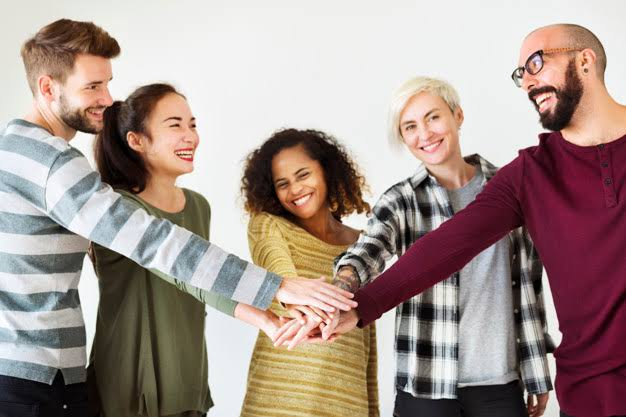
#> input picture dados/exemplos/imagem_cena.jpg, 626 x 417 px
$ python diferenca_de_gaussianas.py
#> lines starting #> are read from the running program, lines starting #| are printed output that depends on the picture
import cv2
import numpy as np
from pathlib import Path

DADOS = Path(__file__).resolve().parent.parent / "dados"

def difference_of_gaussians(image, sigma1, sigma2):
    image = image.astype(np.float32)
    gauss1 = cv2.GaussianBlur(image, (0, 0), sigmaX=sigma1)
    gauss2 = cv2.GaussianBlur(image, (0, 0), sigmaX=sigma2)
    dog = gauss1 - gauss2
    return dog

image = cv2.imread(str(DADOS / 'exemplos' / 'imagem_cena.jpg'), cv2.IMREAD_GRAYSCALE)
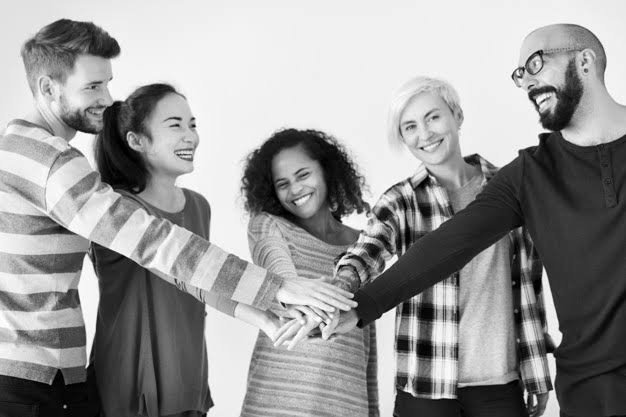
#> image: shape (417, 626); min 0, max 255, mean 153.1
dog_result = difference_of_gaussians(image, 2, 2.8)
#> in difference_of_gaussians, `gauss1 = cv2.GaussianBlur(image, (0, 0), sigmaX=sigma1)`:
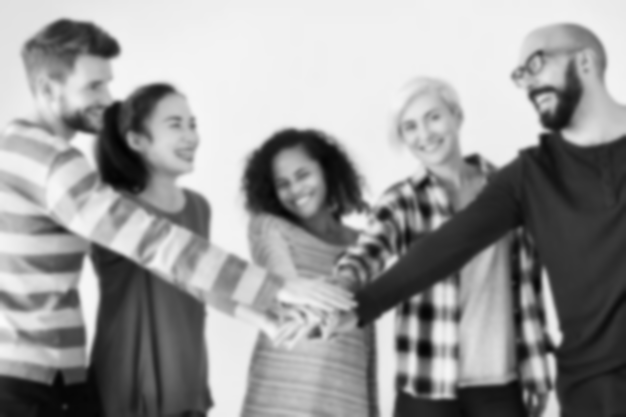
#> gauss1: shape (417, 626) float32; min 3.35, max 250.6, mean 153.1
#> in difference_of_gaussians, `dog = gauss1 - gauss2`:
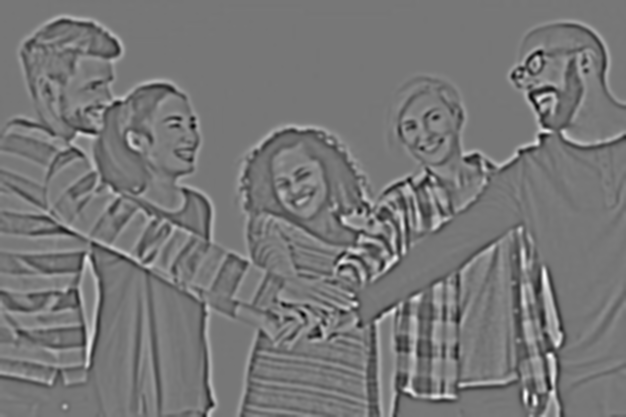
#> dog: shape (417, 626) float32; min -28.27, max 32.09, mean 0; drawn with min black and max white
print(dog_result)
#> (printed output is left out)

$ run again, with dados/exemplos/rgb.jpg copied over dados/exemplos/imagem_cena.jpg
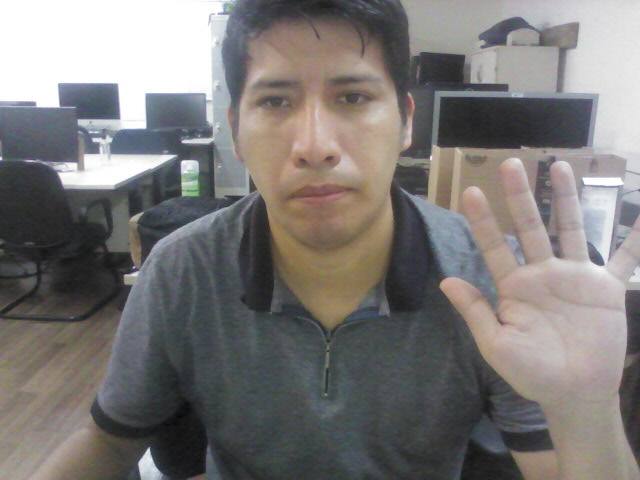
#> input picture dados/exemplos/rgb.jpg, 640 x 480 px
#> in difference_of_gaussians, `gauss2 = cv2.GaussianBlur(image, (0, 0), sigmaX=sigma2)`:
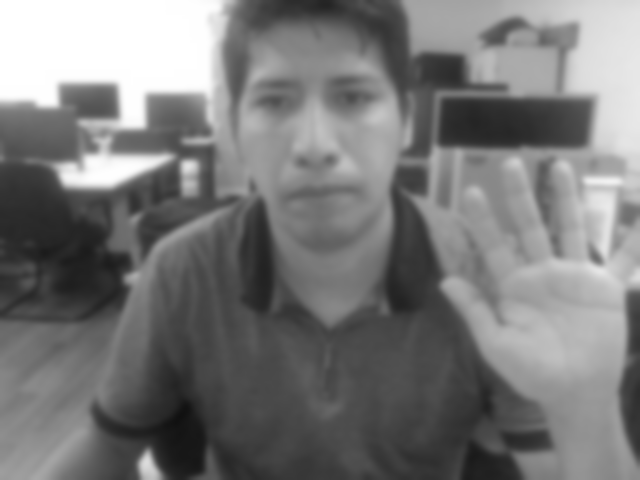
#> gauss2: shape (480, 640) float32; min 16.84, max 255, mean 121.8
#> in difference_of_gaussians, `dog = gauss1 - gauss2`:
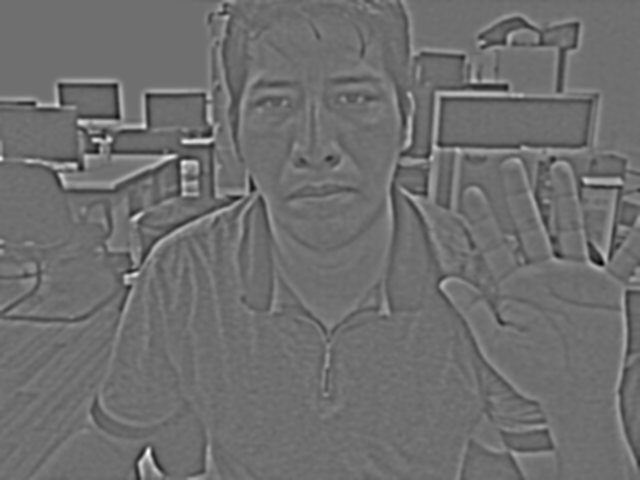
#> dog: shape (480, 640) float32; min -18.12, max 23.45, mean 0; drawn with min black and max white
#> (printed output is left out)

$ run again, with dados/exemplos/captura_ps_eye.png saved as dados/exemplos/imagem_cena.jpg
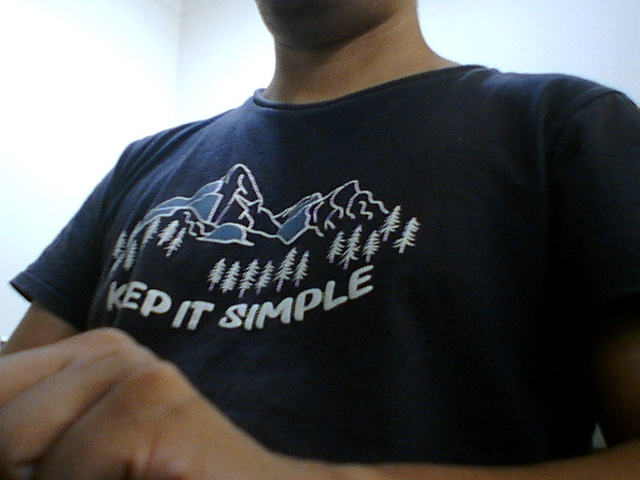
#> input picture dados/exemplos/captura_ps_eye.png, 640 x 480 px
#> in difference_of_gaussians, `gauss1 = cv2.GaussianBlur(image, (0, 0), sigmaX=sigma1)`:
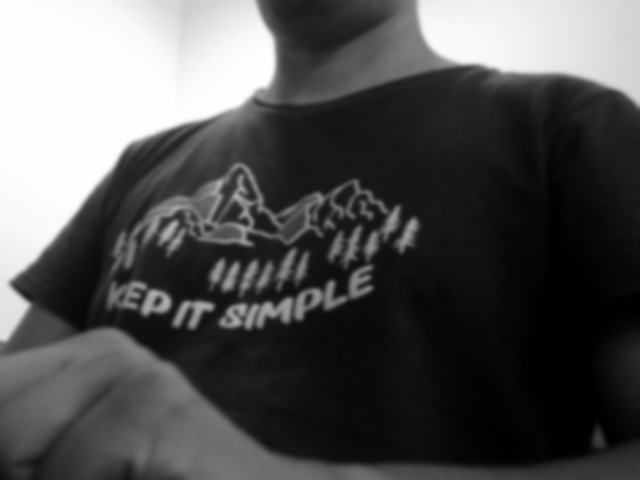
#> gauss1: shape (480, 640) float32; min 0.09, max 255, mean 83.6
#> in difference_of_gaussians, `dog = gauss1 - gauss2`:
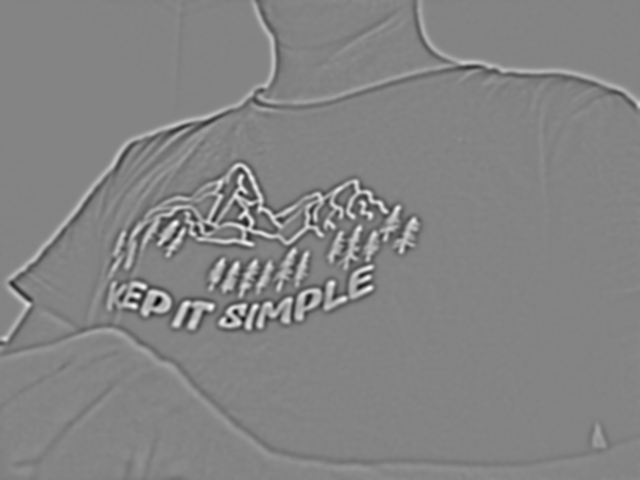
#> dog: shape (480, 640) float32; min -29.35, max 27.34, mean 0; drawn with min black and max white
#> (printed output is left out)
